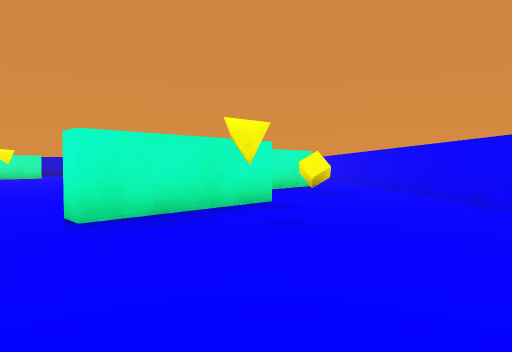
view 1 (above)

17 first-person views from a walk through a scene from a Unity 3-D project. The camera is 0.62 m above the floor, tilts 2° down and sees 75° across. The floor is counted in squares, 1 m on a side. Each view is taken from the middle of a square. On the plan, view 1 faces up. The plan holds only what a view shows up to about 10 squares ahead; the rest is blank. The player character is not drawn.

view 2
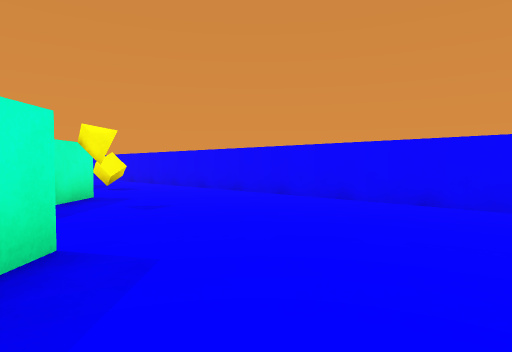

view 3
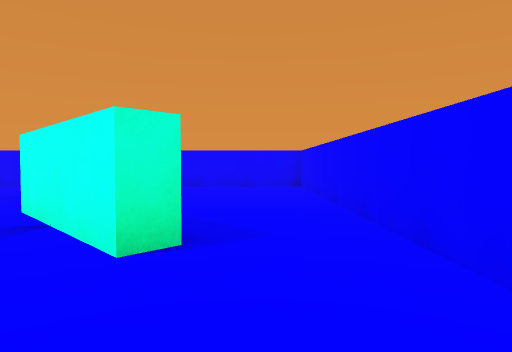

view 4
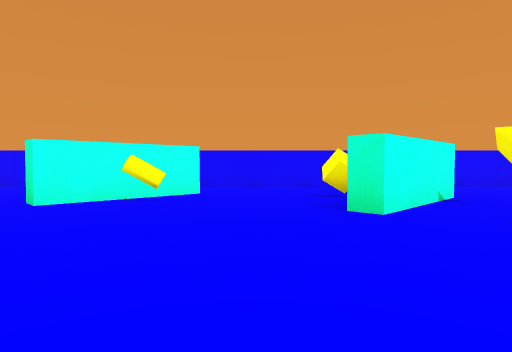

view 5
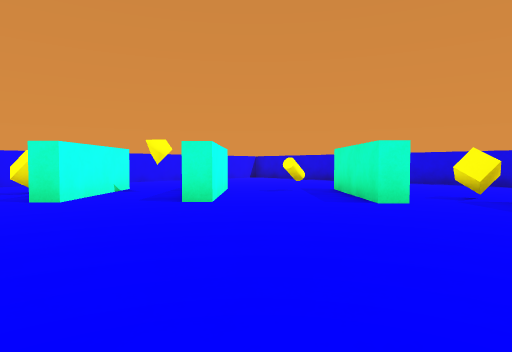

view 6
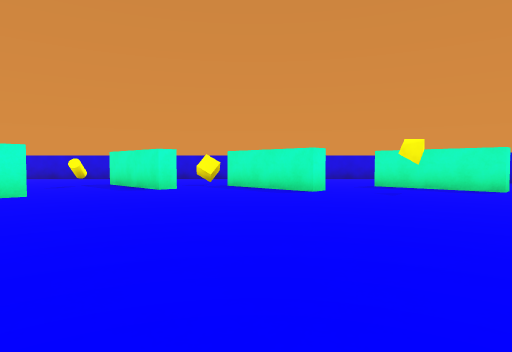

view 7
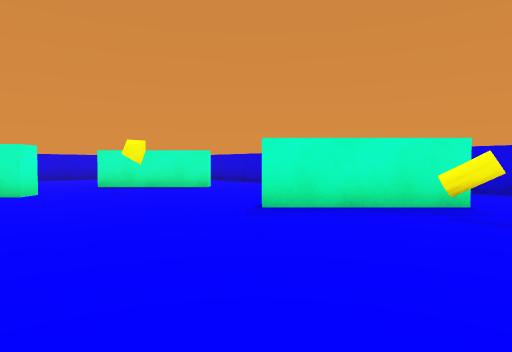

view 8
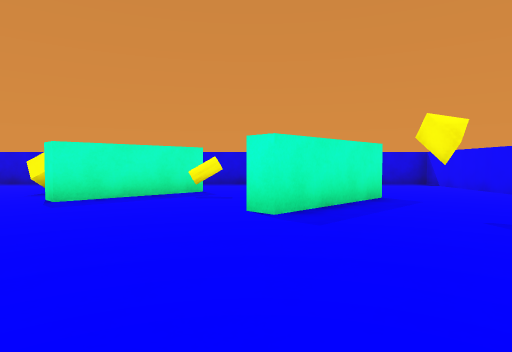

view 9
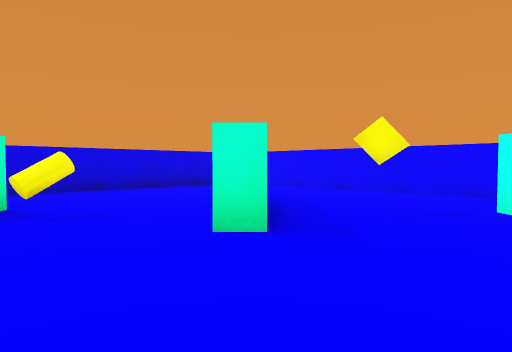

view 10
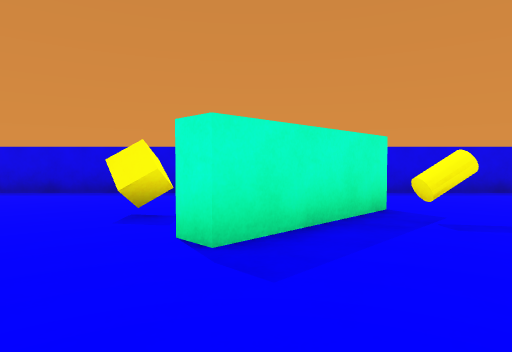

view 11
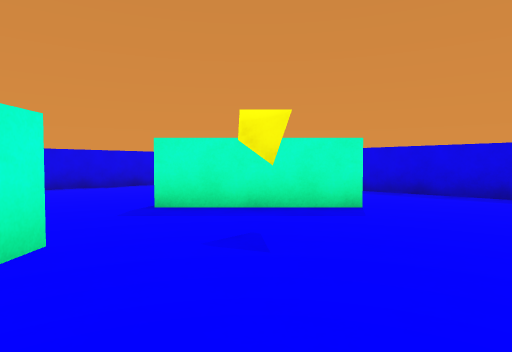

view 12
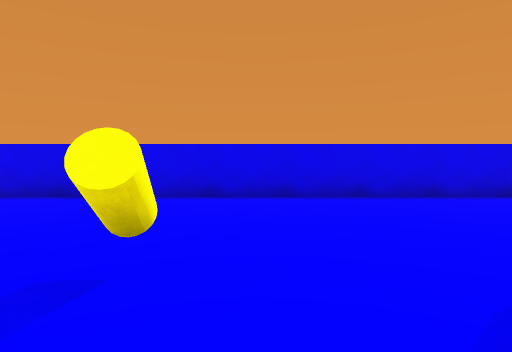

view 13
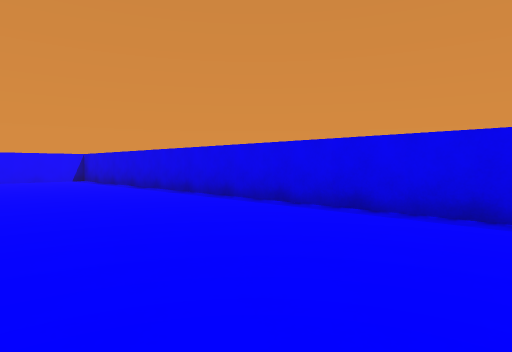

view 14
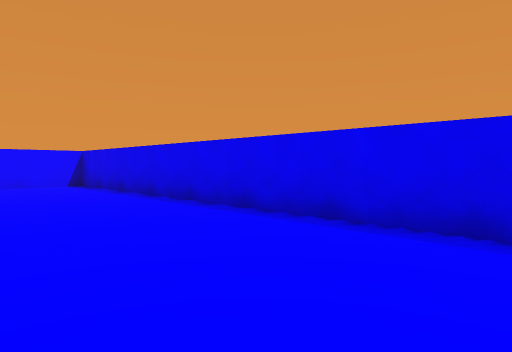

view 15
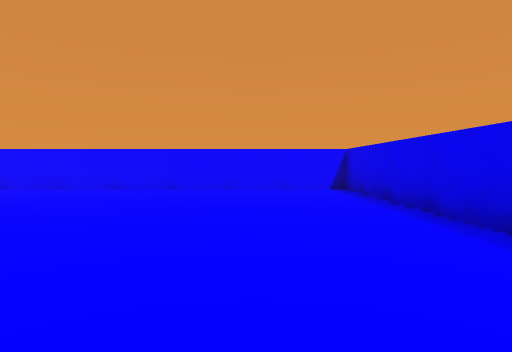

view 16
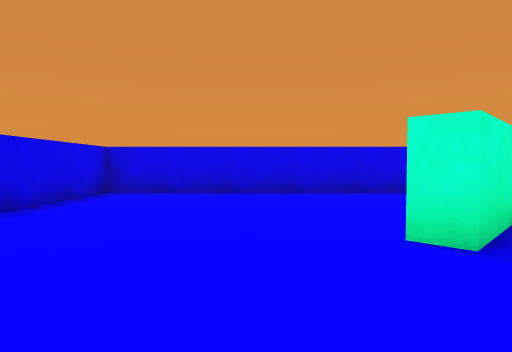

view 17
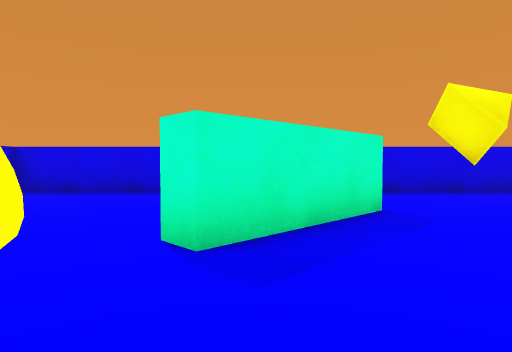

### Floor plan
Ten units are one square. View 1 is at (0, 0); x grows to the right and y downward. Boxes are objects, and circles mark ways between rooms. Rooms are numbered by the first view taken in them; rooms with no view inside come last. Other rooms are left out.
<svg viewBox="-168 -177 206 205">
<path fill="none" stroke="#000" d="M0 -43 -1 -41M-17 -20 -13 -17 -17 -13M3 -56 -18 -35 -23 -39M-34 23 33 23 33 -94M15 -94 3 -82M-100 -107 -95 -103 -116 -82M-106 -69 -102 -66 -123 -44M-92 -126 -94 -123 -95 -127M-97 -149 -93 -145 -114 -124 -118 -127M-104 -26 -83 -47 -79 -43M-32 -146 -53 -125 -57 -128M-88 -7 -66 -29 -61 -25M-54 -172 -163 -172 -163 23 -34 23M4 -133 -18 -111 -21 -114M-34 5 -38 1 -17 -20M33 -94 33 -171M20 -172 -39 -172"/>
<rect x="5" y="-75" width="10" height="10" fill="#bbb"><title>yellow cube</title></rect>
<rect x="-125" y="-105" width="10" height="10" fill="#bbb"><title>yellow cylinder</title></rect>
<rect x="-115" y="-45" width="10" height="10" fill="#bbb"><title>yellow cylinder</title></rect>
<rect x="-65" y="-145" width="10" height="10" fill="#bbb"><title>yellow cube</title></rect>
<rect x="-35" y="-25" width="10" height="10" fill="#bbb"><title>yellow cylinder</title></rect>
<circle cx="-20" cy="-30" r="3" fill="#2a7"/>
<circle cx="-30" cy="10" r="3" fill="#2a7"/>
<circle cx="0" cy="-65" r="3" fill="#2a7"/>
<circle cx="20" cy="-85" r="3" fill="#2a7"/>
<text x="0" y="-30">1</text>
<text x="-80" y="-90">2</text>
</svg>
Room 1 opens to room 2.

Where each view was taken, in squares from view 1:
view 1: 0 up, 0 right, facing up
view 2: 1 down, 2 left, facing up-right
view 3: 1 down, 6 left, facing right
view 4: 7 up, 5 left, facing down
view 5: 9 up, 5 left, facing down-left
view 6: 9 up, 2 left, facing left
view 7: 9 up, 2 left, facing up-left
view 8: 7 up, 2 left, facing up
view 9: 9 up, 4 left, facing up-right
view 10: 10 up, 5 left, facing up
view 11: 10 up, 7 left, facing up-left
view 12: 11 up, 10 left, facing left
view 13: 11 up, 12 left, facing down-left
view 14: 8 up, 13 left, facing down-left
view 15: 6 up, 14 left, facing down
view 16: 10 up, 13 left, facing up
view 17: 10 up, 11 left, facing up
